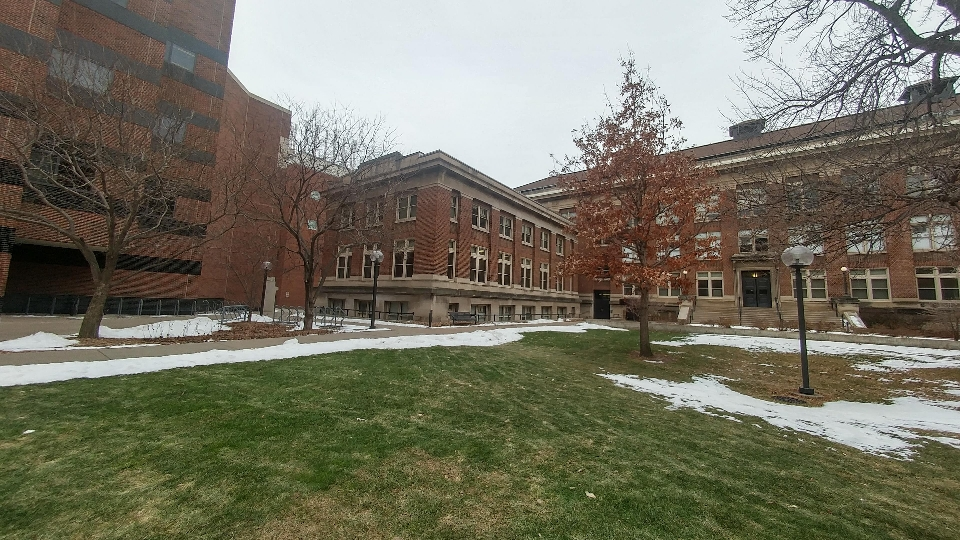
#> input picture Assignment3/2021108_HW3/panaroma_generation/1.jpg, 960 x 540 px, found by its file name
$ python 2021108_HW3.py
#> lines starting #> are read from the running program, lines starting #| are printed output that depends on the picture
import numpy as np
import cv2 as cv
import matplotlib.pyplot as plt
import copy
img1 = cv.imread(r"panaroma_generation\1.jpg")
#> img1 is the input picture: shape (540, 960, 3); mean B, G, R 96.7, 113.4, 115.8
img1 = cv.cvtColor(img1, cv.COLOR_BGR2RGB)
gray1 = cv.cvtColor(img1,cv.COLOR_BGR2GRAY)

img2 = cv.imread(r"panaroma_generation\2.jpg")
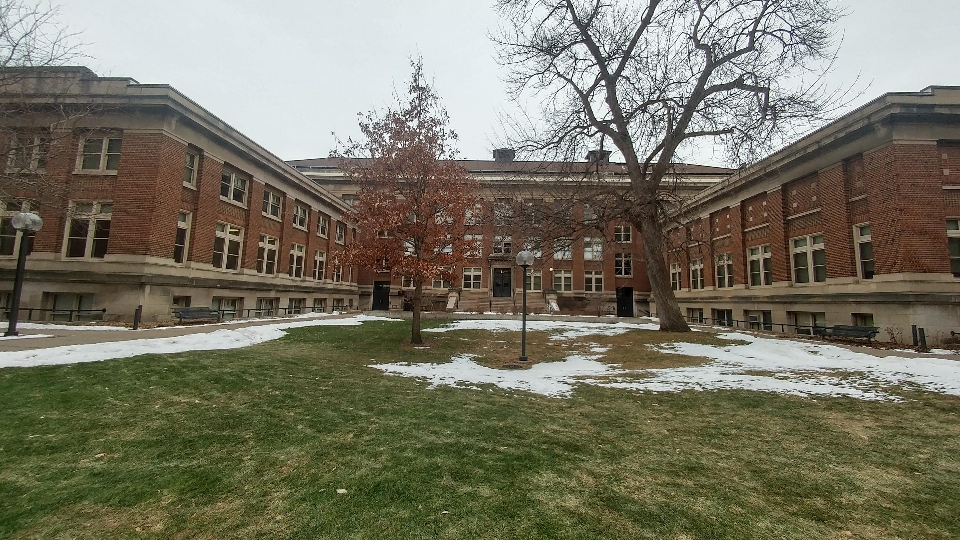
#> input picture Assignment3/2021108_HW3/panaroma_generation/2.jpg, 960 x 540 px, found by its file name
#> img2 is the input picture: shape (540, 960, 3); mean B, G, R 98.9, 116.2, 118.8
img2 = cv.cvtColor(img2, cv.COLOR_BGR2RGB)
gray2 = cv.cvtColor(img2,cv.COLOR_BGR2GRAY)
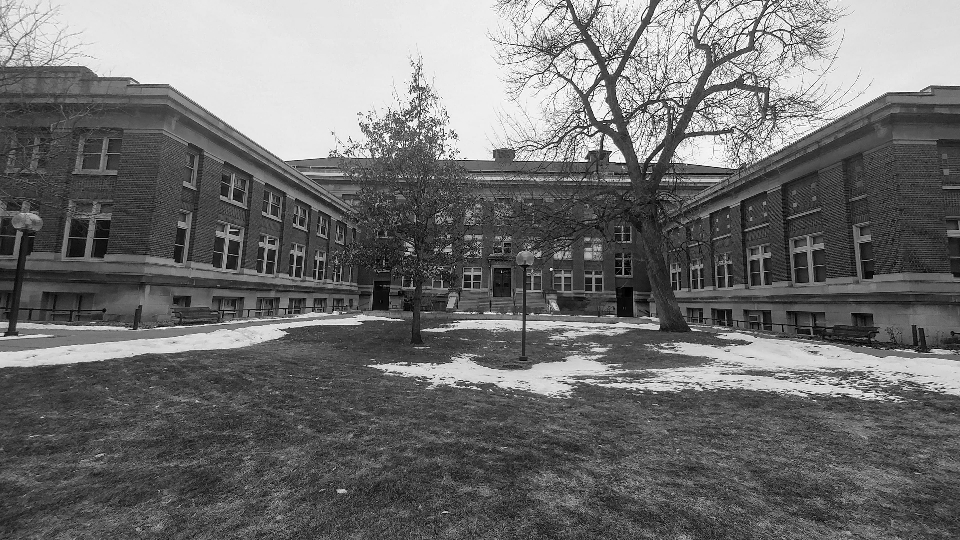
#> gray2: shape (540, 960); min 0, max 255, mean 111.4

sift = cv.SIFT_create()
kp1, des1 = sift.detectAndCompute(gray1,None)
#> kp1 = 2514 keypoints; strongest (x, y, size): (633, 107, 1.8), (890, 49, 1.9), (632, 140, 2), (685, 272, 2.2)
key_img1 = copy.deepcopy(img1)
key_img1 = cv.drawKeypoints(gray1,kp1,key_img1,flags=cv.DRAW_MATCHES_FLAGS_DRAW_RICH_KEYPOINTS)
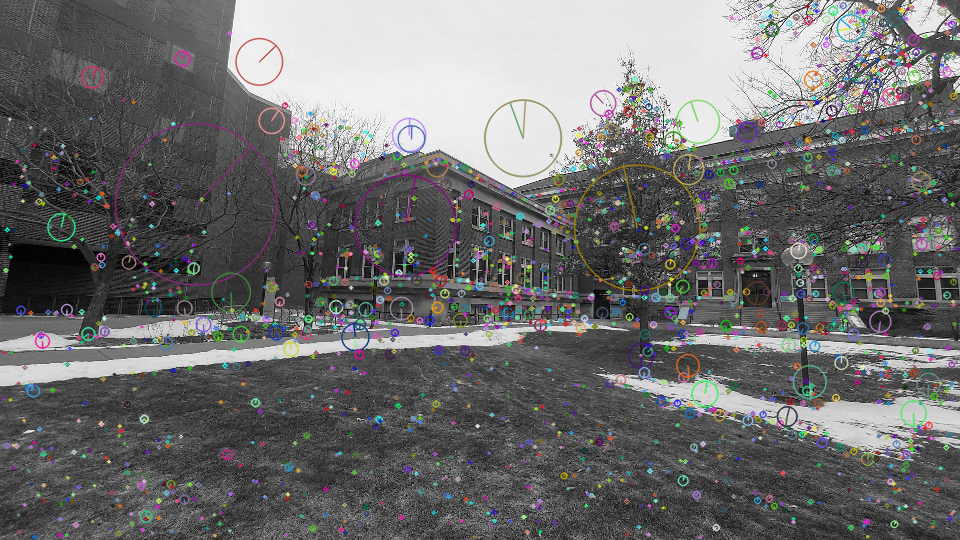
#> key_img1: shape (540, 960, 3); mean R, G, B 110.1, 109.9, 110
plt.imshow(key_img1)
plt.axis('off')
plt.show()
print(len(kp1))
#| 2514
print(des1.shape)
#| (2514, 128)
kp2, des2 = sift.detectAndCompute(gray2,None)
#> kp2 = 3170 keypoints; strongest (x, y, size): (551, 269, 1.9), (671, 111, 1.9), (767, 117, 1.9), (603, 82, 3.1)
key_img2 = copy.deepcopy(img2)
key_img2 = cv.drawKeypoints(gray2,kp2,key_img2,flags=cv.DRAW_MATCHES_FLAGS_DRAW_RICH_KEYPOINTS)
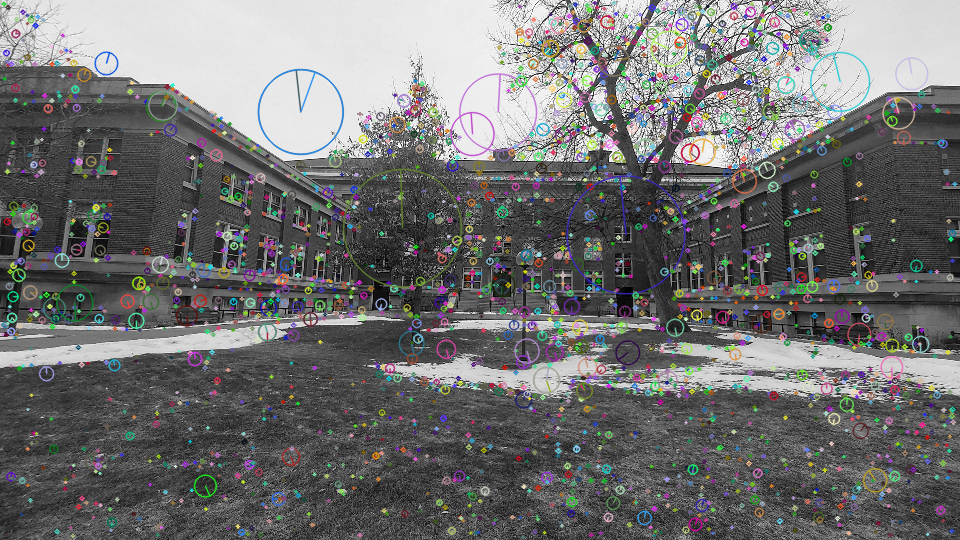
#> key_img2: shape (540, 960, 3); mean R, G, B 112.8, 112.9, 112.8
plt.imshow(key_img2)
plt.axis('off')
plt.show()
print(len(kp2))
#| 3170
print(des2.shape)
#| (3170, 128)
# The keypoints are located arounf distinctive features such as corners and edges. Also comapring the two images we can see the same points being depicted irrespective the different orientation and scale of the images. Second being more far away and with other another angle.
bf = cv.BFMatcher()
matches = bf.knnMatch(des1,des2,k=2)
#> matches = 2514 matches

good_matches = []
for m,n in matches:
    if m.distance < 0.75 * n.distance:
        good_matches.append(m)
#> after the loop, good_matches = 257 matches

print(len(good_matches))
#| 257
matched_image = cv.drawMatches(img1, kp1, img2, kp2, good_matches[:10], None, flags=cv.DrawMatchesFlags_NOT_DRAW_SINGLE_POINTS)

plt.figure(figsize=(14, 6))
plt.imshow(matched_image)
plt.axis('off')
plt.show()
# They are total 243 good matches found by brute force algorithm. I have depicted 50 of them in the above image.
index_params = dict(algorithm=1, trees=5)
search_params = dict(checks=50)
flann = cv.FlannBasedMatcher(index_params, search_params)
matches = flann.knnMatch(des1, des2, k=2)

good_matches = []
for m, n in matches:
    if m.distance < 0.75 * n.distance:
        good_matches.append(m)
#> after the loop, good_matches = 265 matches

print(len(good_matches))
#| 265
matched_image = cv.drawMatches(img1, kp1, img2, kp2, good_matches[:50], None, flags=cv.DrawMatchesFlags_NOT_DRAW_SINGLE_POINTS)
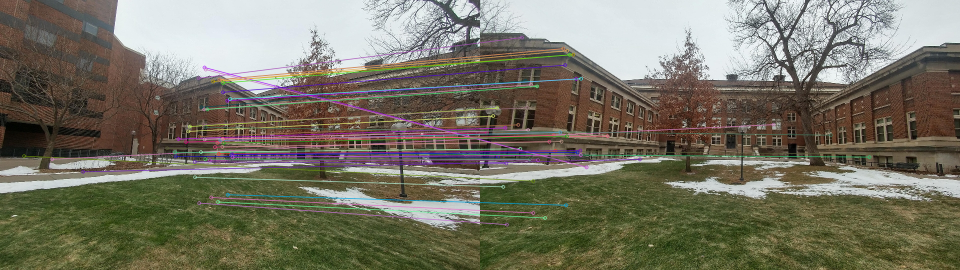
#> matched_image: shape (540, 1920, 3) (shown at 1/2 size); mean R, G, B 118.8, 116.1, 100.7

plt.figure(figsize=(14, 6))
plt.imshow(matched_image)
plt.axis('off')
plt.show()
src_pts = np.float32([kp1[m.queryIdx].pt for m in good_matches]).reshape(-1, 1, 2)
#> src_pts = 265 rows, first 8: [47.84, 311.7], [103.9, 317.9], [165.8, 343.1], [333.9, 296.1], [349.6, 304.1], [351, 312.2], [356.4, 277.6], [371.6, 283.8]
dst_pts = np.float32([kp2[m.trainIdx].pt for m in good_matches]).reshape(-1, 1, 2)
#> dst_pts = 265 rows, first 8: [105.9, 361.8], [586.6, 248.8], [319.3, 318.3], [795.7, 307.9], [778.5, 313.7], [35.57, 313.8], [50.25, 255.3], [13.24, 265]

homography_matrix, _ = cv.findHomography(src_pts, dst_pts, cv.RANSAC, 5.0)
#> homography_matrix = [[-40.6, 1.2, 14653.5], [-12.39, -24.82, 7681.1], [-0.0426, -0.00056, 1]]
print(homography_matrix)
#| [[-4.05987167e+01  1.20070353e+00  1.46535370e+04]
#|  [-1.23917757e+01 -2.48182595e+01  7.68112502e+03]
#|  [-4.25650092e-02 -5.60301065e-04  1.00000000e+00]]
height, width, _ = img2.shape
#> height = 540; width = 960
transformed_img1 = cv.warpPerspective(img1, homography_matrix, (width, height))
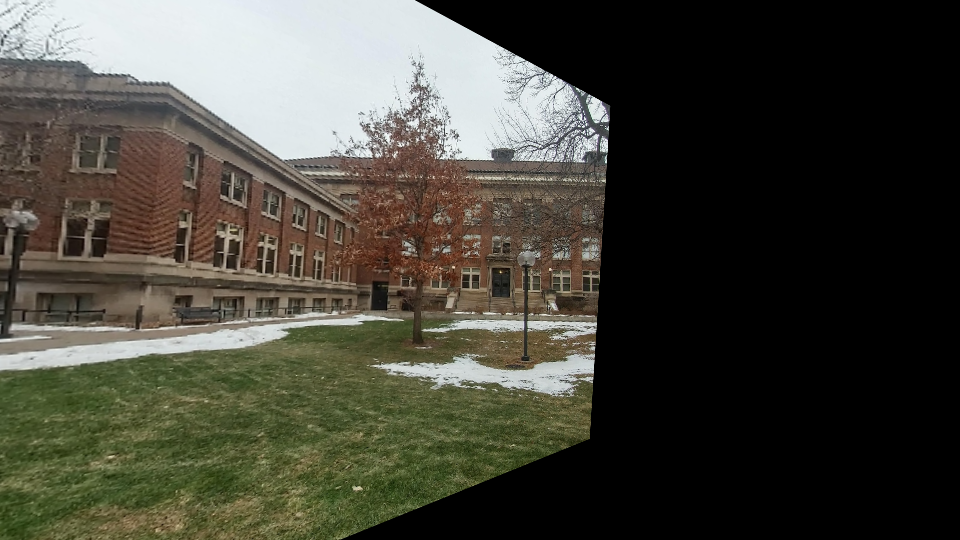
#> transformed_img1: shape (540, 960, 3); mean R, G, B 70.5, 69.3, 59.5
result = np.concatenate((transformed_img1, img1), axis=1)

plt.figure(figsize=(14, 6))
plt.imshow(result)
plt.axis('off')
plt.show()
# The image1 perspective changed to the form of image2. Look how it looks identical.
result = np.concatenate((transformed_img1, img2), axis=1)
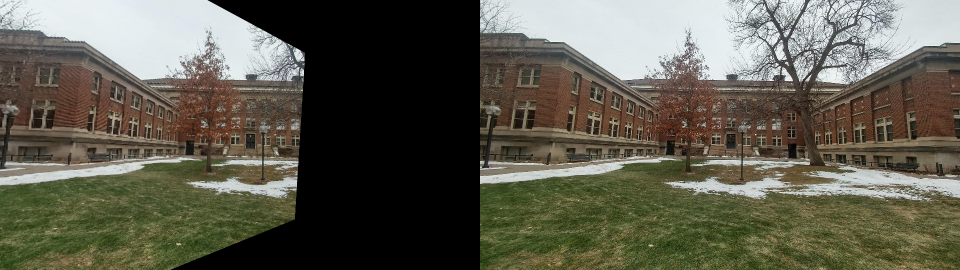
#> result: shape (540, 1920, 3) (shown at 1/2 size); mean R, G, B 94.7, 92.8, 79.2
plt.figure(figsize=(14, 6))
plt.imshow(result)
plt.axis('off')
plt.show()
# The image on the left is transformed image 1 and on the right is image2. Look how is the perspective of both the image the same.

stitcher = cv.Stitcher.create(cv.Stitcher_PANORAMA)
img_list = []
for i in range(1,9):
    temp = cv.imread(f"panaroma_generation\{i}.jpg")
#> (the run stopped early here; a loop or call above may not have finished)
